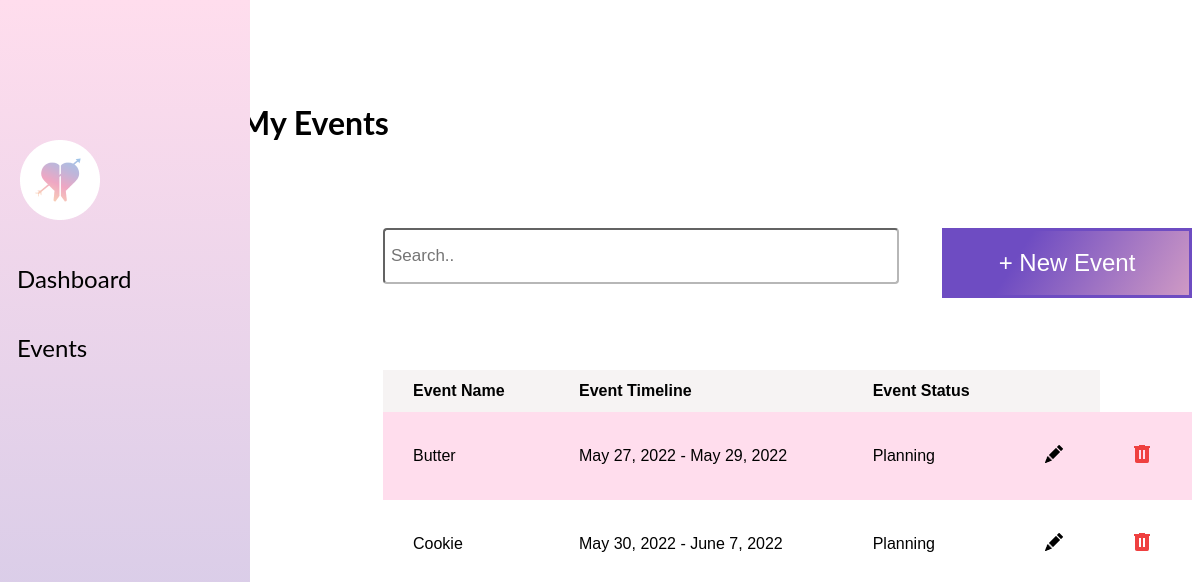
The app's page /, older data.
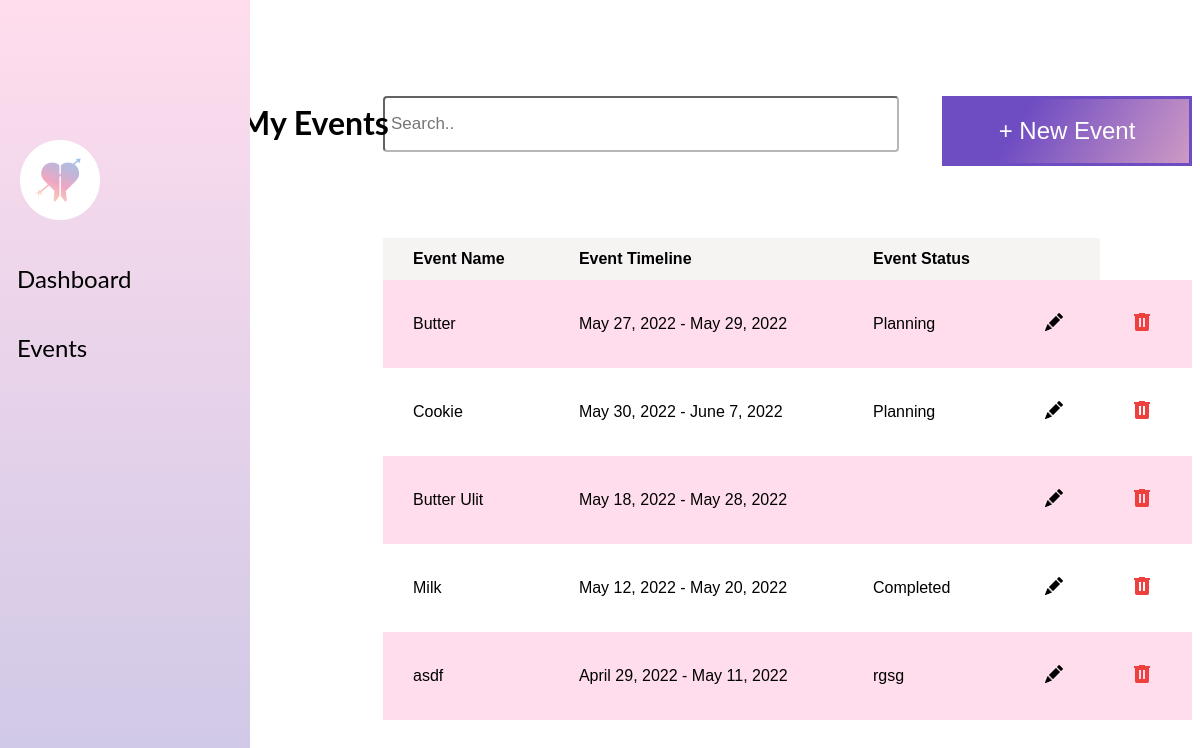
The same page, newer data.
### app_1/models.py (models this page shows)
class Event(models.Model):
    EventID = models.PositiveSmallIntegerField(primary_key=True)
    EventName = models.CharField(max_length=255)
    EventStartDate = models.DateField()
    EventEndDate = models.DateField()
    EventDescription = models.TextField(max_length=65535)
    EventAvailableSlots = models.PositiveSmallIntegerField()
    EventMaximumCapacity = models.PositiveSmallIntegerField()
    EventStartTime = models.TimeField()
    EventEndTime = models.TimeField()
    EventStatus = models.TextField(max_length=255)
    objects = models.Manager()

### app_1/views.py (the view)
# urls.py: path('', views.index, name='index'),
def index(request):
    events = Event.objects.all()
    return render(request, 'app_1/MyEvents.html', {"events":events})

### app_1/Templates/app_1/MyEvents.html (shortened to what this page needs)
{% load static %}
<!DOCTYPE html>
<html lang="en">
<head>
    <link rel="stylesheet" href="{% static 'Stylesheets/MyEvents.css' %}"/>
</head>
<body>
    <h1>My Events</h1>
    <ul>
        <li><img src="{% static 'Assets/Borahae Icon.png' %}" id="logo" alt="logo"></li>
        <li><a href="{% url 'dashboard' %}">Dashboard</a></li>
        <li><a href="{% url 'index' %}">Events</a></li>
    </ul>
    <div id="event_table">
      <div id="searchplus">
        <input id="search" type="text" placeholder="Search..">
        <div id="button">
          <a href="{% url 'create_event' %}">
            <button type="button" id="plus-btn">
              + New Event
            </button>
          </a>
        </div>
      </div>
      <table id="events">
          <tr>
            <th>Event Name</th>
            <th>Event Timeline</th>
            <th>Event Status</th>
            <th></th>
          </tr>
          {% for e in events %}
          <tr>
            <td>{{e.EventName}}</td>
            <td>{{e.EventStartDate}} - {{e.EventEndDate}}</td>
            <td>{{e.EventStatus}}</td>
            <td><a href="{% url 'update_event' event_id=e.EventID %}"><img src="{% static 'Assets/penicl.png' %}"></a></td>
            <td><a href="{% url 'delete_event' event_id=e.EventID %}"><img src="{% static 'Assets/trash.png' %}"></a></td>
          </tr>
        {% endfor %}
        </table>
    </div>
</body>
</html>

Row changes from the older to the newer data that the page shows:
added Event: EventName "Butter Ulit", EventStartDate "May 18, 2022", EventEndDate "May 28, 2022"
added Event: EventName "Milk", EventStartDate "May 12, 2022", EventEndDate "May 20, 2022", EventStatus "Completed"
added Event: EventName "asdf", EventStartDate "April 29, 2022", EventEndDate "May 11, 2022", EventStatus "rgsg"
